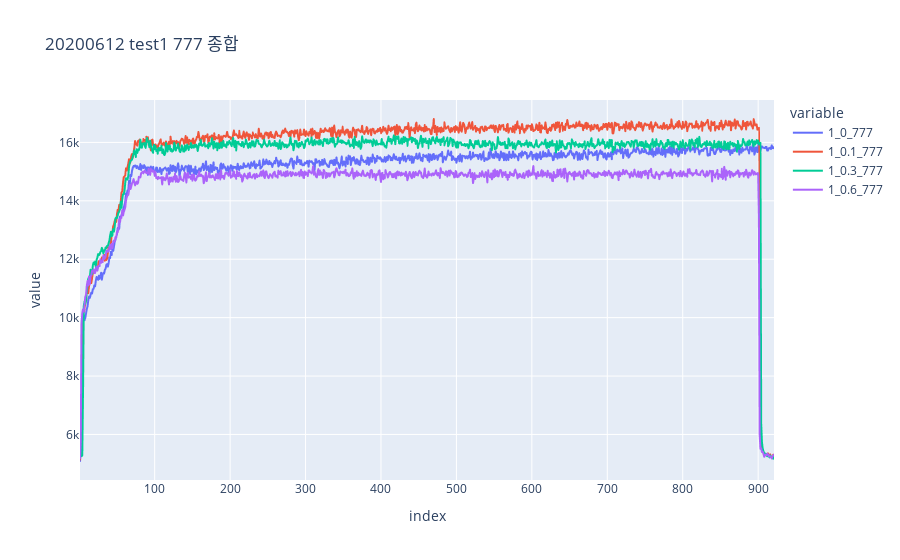

Notebook code for this chart:
### Code cell
data00 = pd.read_csv('C:/Users/com/Desktop/TES종합/TES20200612test1.csv')
df_20200611_1_0_EPD = pd.DataFrame(data00[['index','1_0_777','1_0.1_777','1_0.3_777','1_0.6_777']])

fig = px.line(df_20200611_1_0_EPD, x="index", y=["1_0_777", "1_0.1_777","1_0.3_777","1_0.6_777"], title="20200612 test1 777 종합")
fig.show()

### Figure 1 — Plotly figure (JSON) as saved in the notebook; plotly's stock layout.template omitted (floating-point values rounded to 4 significant figures; data arrays with more than 128 entries replaced by an {"elided": "..."} marker saying what was removed)
{"data": [{"hovertemplate": "variable=1_0_777<br>index=%{x}<br>value=%{y}<extra></extra>", "legendgroup": "1_0_777", "line": {"color": "#636efa", "dash": "solid"}, "mode": "lines", "name": "1_0_777", "showlegend": true, "type": "scattergl", "x": {"elided": "921 int values"}, "xaxis": "x", "y": {"elided": "921 int values"}, "yaxis": "y"}, {"hovertemplate": "variable=1_0.1_777<br>index=%{x}<br>value=%{y}<extra></extra>", "legendgroup": "1_0.1_777", "line": {"color": "#EF553B", "dash": "solid"}, "mode": "lines", "name": "1_0.1_777", "showlegend": true, "type": "scattergl", "x": {"elided": "921 int values"}, "xaxis": "x", "y": {"elided": "921 int values"}, "yaxis": "y"}, {"hovertemplate": "variable=1_0.3_777<br>index=%{x}<br>value=%{y}<extra></extra>", "legendgroup": "1_0.3_777", "line": {"color": "#00cc96", "dash": "solid"}, "mode": "lines", "name": "1_0.3_777", "showlegend": true, "type": "scattergl", "x": {"elided": "921 int values"}, "xaxis": "x", "y": {"elided": "921 int values"}, "yaxis": "y"}, {"hovertemplate": "variable=1_0.6_777<br>index=%{x}<br>value=%{y}<extra></extra>", "legendgroup": "1_0.6_777", "line": {"color": "#ab63fa", "dash": "solid"}, "mode": "lines", "name": "1_0.6_777", "showlegend": true, "type": "scattergl", "x": {"elided": "921 int values"}, "xaxis": "x", "y": {"elided": "921 int values"}, "yaxis": "y"}], "layout": {"legend": {"title": {"text": "variable"}, "tracegroupgap": 0}, "title": {"text": "20200612 test1 777 종합"}, "xaxis": {"anchor": "y", "domain": [0, 1], "title": {"text": "index"}}, "yaxis": {"anchor": "x", "domain": [0, 1], "title": {"text": "value"}}}}
